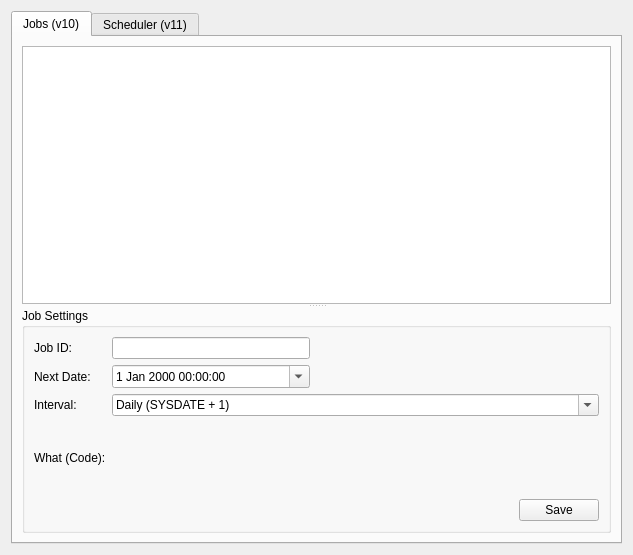
<ui version="4.0" >
 <class>toSchedulerUI</class>
 <widget class="QWidget" name="toSchedulerUI" >
  <property name="geometry" >
   <rect>
    <x>0</x>
    <y>0</y>
    <width>633</width>
    <height>555</height>
   </rect>
  </property>
  <layout class="QGridLayout" name="gridLayout" >
   <item row="0" column="0" >
    <widget class="QTabWidget" name="tabWidget" >
     <property name="currentIndex" >
      <number>0</number>
     </property>
     <widget class="QWidget" name="jobsTab" >
      <attribute name="title" >
       <string>Jobs (v10)</string>
      </attribute>
      <layout class="QGridLayout" name="gridLayout_2" >
       <item row="0" column="0" >
        <widget class="QSplitter" name="splitter" >
         <property name="orientation" >
          <enum>Qt::Vertical</enum>
         </property>
         <widget class="toResultTableView" name="jobsTableView" >
          <property name="selectionBehavior" >
           <enum>QAbstractItemView::SelectRows</enum>
          </property>
         </widget>
         <widget class="QGroupBox" name="groupBox" >
          <property name="title" >
           <string>Job Settings</string>
          </property>
          <layout class="QGridLayout" name="gridLayout_3" >
           <item row="0" column="0" >
            <widget class="QLabel" name="label" >
             <property name="text" >
              <string>Job ID:</string>
             </property>
            </widget>
           </item>
           <item row="0" column="1" >
            <widget class="QLineEdit" name="jobEdit" >
             <property name="readOnly" >
              <bool>true</bool>
             </property>
            </widget>
           </item>
           <item row="1" column="0" >
            <widget class="QLabel" name="label_2" >
             <property name="text" >
              <string>Next Date:</string>
             </property>
            </widget>
           </item>
           <item row="1" column="1" >
            <widget class="QDateTimeEdit" name="nextDateTimeEdit" >
             <property name="calendarPopup" >
              <bool>true</bool>
             </property>
            </widget>
           </item>
           <item row="2" column="0" >
            <widget class="QLabel" name="label_3" >
             <property name="text" >
              <string>Interval:</string>
             </property>
            </widget>
           </item>
           <item row="2" column="1" colspan="3" >
            <widget class="QComboBox" name="intervalComboBox" >
             <property name="editable" >
              <bool>true</bool>
             </property>
             <item>
              <property name="text" >
               <string>Daily (SYSDATE + 1)</string>
              </property>
             </item>
             <item>
              <property name="text" >
               <string>Once per week (SYSDATE + 7)</string>
              </property>
             </item>
             <item>
              <property name="text" >
               <string>Hourly (SYSDATE + 1/24)</string>
              </property>
             </item>
             <item>
              <property name="text" >
               <string>Every 10 min. (SYSDATE + 10/1440)</string>
              </property>
             </item>
             <item>
              <property name="text" >
               <string>Every 30 sec. (SYSDATE + 30/86400)</string>
              </property>
             </item>
             <item>
              <property name="text" >
               <string>Don't re-execute (NULL)</string>
              </property>
             </item>
            </widget>
           </item>
           <item row="3" column="0" >
            <widget class="QLabel" name="label_4" >
             <property name="text" >
              <string>What (Code):</string>
             </property>
            </widget>
           </item>
           <item row="3" column="1" colspan="3" >
            <widget class="toHighlightedText" native="1" name="whatEditor" >
             <property name="sizePolicy" >
              <sizepolicy vsizetype="Expanding" hsizetype="Preferred" >
               <horstretch>0</horstretch>
               <verstretch>0</verstretch>
              </sizepolicy>
             </property>
            </widget>
           </item>
           <item row="4" column="2" >
            <spacer name="horizontalSpacer" >
             <property name="orientation" >
              <enum>Qt::Horizontal</enum>
             </property>
             <property name="sizeHint" stdset="0" >
              <size>
               <width>195</width>
               <height>20</height>
              </size>
             </property>
            </spacer>
           </item>
           <item row="4" column="3" >
            <widget class="QPushButton" name="jobSaveButton" >
             <property name="text" >
              <string>Save</string>
             </property>
            </widget>
           </item>
          </layout>
         </widget>
        </widget>
       </item>
      </layout>
     </widget>
     <widget class="QWidget" name="schedulerTab" >
      <attribute name="title" >
       <string>Scheduler (v11)</string>
      </attribute>
      <widget class="toResultTableView" name="schedulerTableView" >
       <property name="geometry" >
        <rect>
         <x>10</x>
         <y>10</y>
         <width>609</width>
         <height>235</height>
        </rect>
       </property>
       <property name="selectionBehavior" >
        <enum>QAbstractItemView::SelectRows</enum>
       </property>
      </widget>
     </widget>
    </widget>
   </item>
  </layout>
 </widget>
 <customwidgets>
  <customwidget>
   <class>toResultTableView</class>
   <extends>QTableView</extends>
   <header>toresulttableview.h</header>
  </customwidget>
  <customwidget>
   <class>toHighlightedText</class>
   <extends>QWidget</extends>
   <header>tohighlightedtext.h</header>
   <container>1</container>
  </customwidget>
 </customwidgets>
 <resources/>
 <connections/>
</ui>
